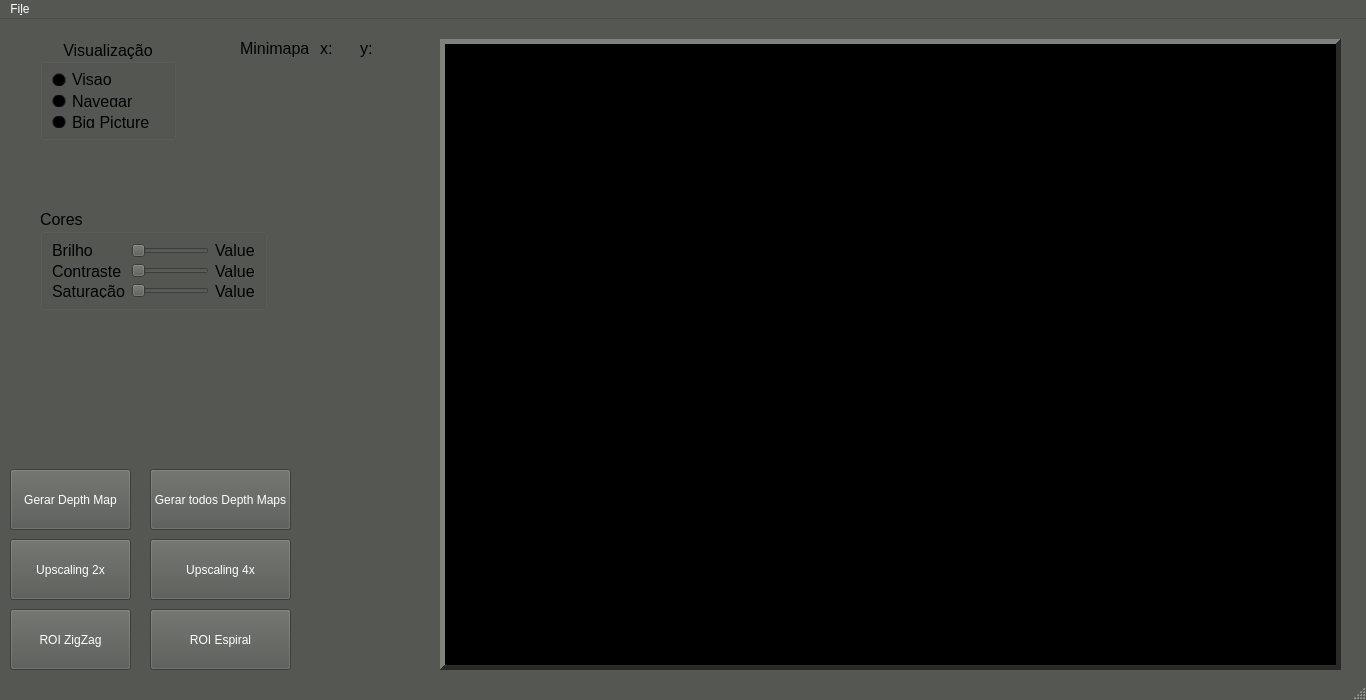
<?xml version="1.0" encoding="UTF-8"?>
<ui version="4.0">
 <class>MainWindow</class>
 <widget class="QMainWindow" name="MainWindow">
  <property name="geometry">
   <rect>
    <x>0</x>
    <y>0</y>
    <width>1366</width>
    <height>700</height>
   </rect>
  </property>
  <property name="palette">
   <palette>
    <active>
     <colorrole role="WindowText">
      <brush brushstyle="SolidPattern">
       <color alpha="255">
        <red>255</red>
        <green>255</green>
        <blue>255</blue>
       </color>
      </brush>
     </colorrole>
     <colorrole role="Button">
      <brush brushstyle="SolidPattern">
       <color alpha="255">
        <red>85</red>
        <green>87</green>
        <blue>83</blue>
       </color>
      </brush>
     </colorrole>
     <colorrole role="Light">
      <brush brushstyle="SolidPattern">
       <color alpha="255">
        <red>127</red>
        <green>131</green>
        <blue>124</blue>
       </color>
      </brush>
     </colorrole>
     <colorrole role="Midlight">
      <brush brushstyle="SolidPattern">
       <color alpha="255">
        <red>106</red>
        <green>109</green>
        <blue>103</blue>
       </color>
      </brush>
     </colorrole>
     <colorrole role="Dark">
      <brush brushstyle="SolidPattern">
       <color alpha="255">
        <red>42</red>
        <green>43</green>
        <blue>41</blue>
       </color>
      </brush>
     </colorrole>
     <colorrole role="Mid">
      <brush brushstyle="SolidPattern">
       <color alpha="255">
        <red>56</red>
        <green>58</green>
        <blue>55</blue>
       </color>
      </brush>
     </colorrole>
     <colorrole role="Text">
      <brush brushstyle="SolidPattern">
       <color alpha="255">
        <red>255</red>
        <green>255</green>
        <blue>255</blue>
       </color>
      </brush>
     </colorrole>
     <colorrole role="BrightText">
      <brush brushstyle="SolidPattern">
       <color alpha="255">
        <red>255</red>
        <green>255</green>
        <blue>255</blue>
       </color>
      </brush>
     </colorrole>
     <colorrole role="ButtonText">
      <brush brushstyle="SolidPattern">
       <color alpha="255">
        <red>255</red>
        <green>255</green>
        <blue>255</blue>
       </color>
      </brush>
     </colorrole>
     <colorrole role="Base">
      <brush brushstyle="SolidPattern">
       <color alpha="255">
        <red>0</red>
        <green>0</green>
        <blue>0</blue>
       </color>
      </brush>
     </colorrole>
     <colorrole role="Window">
      <brush brushstyle="SolidPattern">
       <color alpha="255">
        <red>85</red>
        <green>87</green>
        <blue>83</blue>
       </color>
      </brush>
     </colorrole>
     <colorrole role="Shadow">
      <brush brushstyle="SolidPattern">
       <color alpha="255">
        <red>0</red>
        <green>0</green>
        <blue>0</blue>
       </color>
      </brush>
     </colorrole>
     <colorrole role="AlternateBase">
      <brush brushstyle="SolidPattern">
       <color alpha="255">
        <red>42</red>
        <green>43</green>
        <blue>41</blue>
       </color>
      </brush>
     </colorrole>
     <colorrole role="ToolTipBase">
      <brush brushstyle="SolidPattern">
       <color alpha="255">
        <red>255</red>
        <green>255</green>
        <blue>220</blue>
       </color>
      </brush>
     </colorrole>
     <colorrole role="ToolTipText">
      <brush brushstyle="SolidPattern">
       <color alpha="255">
        <red>0</red>
        <green>0</green>
        <blue>0</blue>
       </color>
      </brush>
     </colorrole>
    </active>
    <inactive>
     <colorrole role="WindowText">
      <brush brushstyle="SolidPattern">
       <color alpha="255">
        <red>255</red>
        <green>255</green>
        <blue>255</blue>
       </color>
      </brush>
     </colorrole>
     <colorrole role="Button">
      <brush brushstyle="SolidPattern">
       <color alpha="255">
        <red>85</red>
        <green>87</green>
        <blue>83</blue>
       </color>
      </brush>
     </colorrole>
     <colorrole role="Light">
      <brush brushstyle="SolidPattern">
       <color alpha="255">
        <red>127</red>
        <green>131</green>
        <blue>124</blue>
       </color>
      </brush>
     </colorrole>
     <colorrole role="Midlight">
      <brush brushstyle="SolidPattern">
       <color alpha="255">
        <red>106</red>
        <green>109</green>
        <blue>103</blue>
       </color>
      </brush>
     </colorrole>
     <colorrole role="Dark">
      <brush brushstyle="SolidPattern">
       <color alpha="255">
        <red>42</red>
        <green>43</green>
        <blue>41</blue>
       </color>
      </brush>
     </colorrole>
     <colorrole role="Mid">
      <brush brushstyle="SolidPattern">
       <color alpha="255">
        <red>56</red>
        <green>58</green>
        <blue>55</blue>
       </color>
      </brush>
     </colorrole>
     <colorrole role="Text">
      <brush brushstyle="SolidPattern">
       <color alpha="255">
        <red>255</red>
        <green>255</green>
        <blue>255</blue>
       </color>
      </brush>
     </colorrole>
     <colorrole role="BrightText">
      <brush brushstyle="SolidPattern">
       <color alpha="255">
        <red>255</red>
        <green>255</green>
        <blue>255</blue>
       </color>
      </brush>
     </colorrole>
     <colorrole role="ButtonText">
      <brush brushstyle="SolidPattern">
       <color alpha="255">
        <red>255</red>
        <green>255</green>
        <blue>255</blue>
       </color>
      </brush>
     </colorrole>
     <colorrole role="Base">
      <brush brushstyle="SolidPattern">
       <color alpha="255">
        <red>0</red>
        <green>0</green>
        <blue>0</blue>
       </color>
      </brush>
     </colorrole>
     <colorrole role="Window">
      <brush brushstyle="SolidPattern">
       <color alpha="255">
        <red>85</red>
        <green>87</green>
        <blue>83</blue>
       </color>
      </brush>
     </colorrole>
     <colorrole role="Shadow">
      <brush brushstyle="SolidPattern">
       <color alpha="255">
        <red>0</red>
        <green>0</green>
        <blue>0</blue>
       </color>
      </brush>
     </colorrole>
     <colorrole role="AlternateBase">
      <brush brushstyle="SolidPattern">
       <color alpha="255">
        <red>42</red>
        <green>43</green>
        <blue>41</blue>
       </color>
      </brush>
     </colorrole>
     <colorrole role="ToolTipBase">
      <brush brushstyle="SolidPattern">
       <color alpha="255">
        <red>255</red>
        <green>255</green>
        <blue>220</blue>
       </color>
      </brush>
     </colorrole>
     <colorrole role="ToolTipText">
      <brush brushstyle="SolidPattern">
       <color alpha="255">
        <red>0</red>
        <green>0</green>
        <blue>0</blue>
       </color>
      </brush>
     </colorrole>
    </inactive>
    <disabled>
     <colorrole role="WindowText">
      <brush brushstyle="SolidPattern">
       <color alpha="255">
        <red>42</red>
        <green>43</green>
        <blue>41</blue>
       </color>
      </brush>
     </colorrole>
     <colorrole role="Button">
      <brush brushstyle="SolidPattern">
       <color alpha="255">
        <red>85</red>
        <green>87</green>
        <blue>83</blue>
       </color>
      </brush>
     </colorrole>
     <colorrole role="Light">
      <brush brushstyle="SolidPattern">
       <color alpha="255">
        <red>127</red>
        <green>131</green>
        <blue>124</blue>
       </color>
      </brush>
     </colorrole>
     <colorrole role="Midlight">
      <brush brushstyle="SolidPattern">
       <color alpha="255">
        <red>106</red>
        <green>109</green>
        <blue>103</blue>
       </color>
      </brush>
     </colorrole>
     <colorrole role="Dark">
      <brush brushstyle="SolidPattern">
       <color alpha="255">
        <red>42</red>
        <green>43</green>
        <blue>41</blue>
       </color>
      </brush>
     </colorrole>
     <colorrole role="Mid">
      <brush brushstyle="SolidPattern">
       <color alpha="255">
        <red>56</red>
        <green>58</green>
        <blue>55</blue>
       </color>
      </brush>
     </colorrole>
     <colorrole role="Text">
      <brush brushstyle="SolidPattern">
       <color alpha="255">
        <red>42</red>
        <green>43</green>
        <blue>41</blue>
       </color>
      </brush>
     </colorrole>
     <colorrole role="BrightText">
      <brush brushstyle="SolidPattern">
       <color alpha="255">
        <red>255</red>
        <green>255</green>
        <blue>255</blue>
       </color>
      </brush>
     </colorrole>
     <colorrole role="ButtonText">
      <brush brushstyle="SolidPattern">
       <color alpha="255">
        <red>42</red>
        <green>43</green>
        <blue>41</blue>
       </color>
      </brush>
     </colorrole>
     <colorrole role="Base">
      <brush brushstyle="SolidPattern">
       <color alpha="255">
        <red>85</red>
        <green>87</green>
        <blue>83</blue>
       </color>
      </brush>
     </colorrole>
     <colorrole role="Window">
      <brush brushstyle="SolidPattern">
       <color alpha="255">
        <red>85</red>
        <green>87</green>
        <blue>83</blue>
       </color>
      </brush>
     </colorrole>
     <colorrole role="Shadow">
      <brush brushstyle="SolidPattern">
       <color alpha="255">
        <red>0</red>
        <green>0</green>
        <blue>0</blue>
       </color>
      </brush>
     </colorrole>
     <colorrole role="AlternateBase">
      <brush brushstyle="SolidPattern">
       <color alpha="255">
        <red>85</red>
        <green>87</green>
        <blue>83</blue>
       </color>
      </brush>
     </colorrole>
     <colorrole role="ToolTipBase">
      <brush brushstyle="SolidPattern">
       <color alpha="255">
        <red>255</red>
        <green>255</green>
        <blue>220</blue>
       </color>
      </brush>
     </colorrole>
     <colorrole role="ToolTipText">
      <brush brushstyle="SolidPattern">
       <color alpha="255">
        <red>0</red>
        <green>0</green>
        <blue>0</blue>
       </color>
      </brush>
     </colorrole>
    </disabled>
   </palette>
  </property>
  <property name="windowTitle">
   <string>MainWindow</string>
  </property>
  <widget class="QWidget" name="centralwidget">
   <property name="enabled">
    <bool>true</bool>
   </property>
   <property name="palette">
    <palette>
     <active>
      <colorrole role="WindowText">
       <brush brushstyle="SolidPattern">
        <color alpha="255">
         <red>0</red>
         <green>0</green>
         <blue>0</blue>
        </color>
       </brush>
      </colorrole>
      <colorrole role="Button">
       <brush brushstyle="SolidPattern">
        <color alpha="255">
         <red>85</red>
         <green>87</green>
         <blue>83</blue>
        </color>
       </brush>
      </colorrole>
      <colorrole role="Light">
       <brush brushstyle="SolidPattern">
        <color alpha="255">
         <red>127</red>
         <green>131</green>
         <blue>124</blue>
        </color>
       </brush>
      </colorrole>
      <colorrole role="Midlight">
       <brush brushstyle="SolidPattern">
        <color alpha="255">
         <red>106</red>
         <green>109</green>
         <blue>103</blue>
        </color>
       </brush>
      </colorrole>
      <colorrole role="Dark">
       <brush brushstyle="SolidPattern">
        <color alpha="255">
         <red>42</red>
         <green>43</green>
         <blue>41</blue>
        </color>
       </brush>
      </colorrole>
      <colorrole role="Mid">
       <brush brushstyle="SolidPattern">
        <color alpha="255">
         <red>56</red>
         <green>58</green>
         <blue>55</blue>
        </color>
       </brush>
      </colorrole>
      <colorrole role="Text">
       <brush brushstyle="SolidPattern">
        <color alpha="255">
         <red>255</red>
         <green>255</green>
         <blue>255</blue>
        </color>
       </brush>
      </colorrole>
      <colorrole role="BrightText">
       <brush brushstyle="SolidPattern">
        <color alpha="255">
         <red>255</red>
         <green>255</green>
         <blue>255</blue>
        </color>
       </brush>
      </colorrole>
      <colorrole role="ButtonText">
       <brush brushstyle="SolidPattern">
        <color alpha="255">
         <red>255</red>
         <green>255</green>
         <blue>255</blue>
        </color>
       </brush>
      </colorrole>
      <colorrole role="Base">
       <brush brushstyle="SolidPattern">
        <color alpha="255">
         <red>0</red>
         <green>0</green>
         <blue>0</blue>
        </color>
       </brush>
      </colorrole>
      <colorrole role="Window">
       <brush brushstyle="SolidPattern">
        <color alpha="255">
         <red>85</red>
         <green>87</green>
         <blue>83</blue>
        </color>
       </brush>
      </colorrole>
      <colorrole role="Shadow">
       <brush brushstyle="SolidPattern">
        <color alpha="255">
         <red>0</red>
         <green>0</green>
         <blue>0</blue>
        </color>
       </brush>
      </colorrole>
      <colorrole role="AlternateBase">
       <brush brushstyle="SolidPattern">
        <color alpha="255">
         <red>42</red>
         <green>43</green>
         <blue>41</blue>
        </color>
       </brush>
      </colorrole>
      <colorrole role="ToolTipBase">
       <brush brushstyle="SolidPattern">
        <color alpha="255">
         <red>255</red>
         <green>255</green>
         <blue>220</blue>
        </color>
       </brush>
      </colorrole>
      <colorrole role="ToolTipText">
       <brush brushstyle="SolidPattern">
        <color alpha="255">
         <red>0</red>
         <green>0</green>
         <blue>0</blue>
        </color>
       </brush>
      </colorrole>
     </active>
     <inactive>
      <colorrole role="WindowText">
       <brush brushstyle="SolidPattern">
        <color alpha="255">
         <red>0</red>
         <green>0</green>
         <blue>0</blue>
        </color>
       </brush>
      </colorrole>
      <colorrole role="Button">
       <brush brushstyle="SolidPattern">
        <color alpha="255">
         <red>85</red>
         <green>87</green>
         <blue>83</blue>
        </color>
       </brush>
      </colorrole>
      <colorrole role="Light">
       <brush brushstyle="SolidPattern">
        <color alpha="255">
         <red>127</red>
         <green>131</green>
         <blue>124</blue>
        </color>
       </brush>
      </colorrole>
      <colorrole role="Midlight">
       <brush brushstyle="SolidPattern">
        <color alpha="255">
         <red>106</red>
         <green>109</green>
         <blue>103</blue>
        </color>
       </brush>
      </colorrole>
      <colorrole role="Dark">
       <brush brushstyle="SolidPattern">
        <color alpha="255">
         <red>42</red>
         <green>43</green>
         <blue>41</blue>
        </color>
       </brush>
      </colorrole>
      <colorrole role="Mid">
       <brush brushstyle="SolidPattern">
        <color alpha="255">
         <red>56</red>
         <green>58</green>
         <blue>55</blue>
        </color>
       </brush>
      </colorrole>
      <colorrole role="Text">
       <brush brushstyle="SolidPattern">
        <color alpha="255">
         <red>255</red>
         <green>255</green>
         <blue>255</blue>
        </color>
       </brush>
      </colorrole>
      <colorrole role="BrightText">
       <brush brushstyle="SolidPattern">
        <color alpha="255">
         <red>255</red>
         <green>255</green>
         <blue>255</blue>
        </color>
       </brush>
      </colorrole>
      <colorrole role="ButtonText">
       <brush brushstyle="SolidPattern">
        <color alpha="255">
         <red>255</red>
         <green>255</green>
         <blue>255</blue>
        </color>
       </brush>
      </colorrole>
      <colorrole role="Base">
       <brush brushstyle="SolidPattern">
        <color alpha="255">
         <red>0</red>
         <green>0</green>
         <blue>0</blue>
        </color>
       </brush>
      </colorrole>
      <colorrole role="Window">
       <brush brushstyle="SolidPattern">
        <color alpha="255">
         <red>85</red>
         <green>87</green>
         <blue>83</blue>
        </color>
       </brush>
      </colorrole>
      <colorrole role="Shadow">
       <brush brushstyle="SolidPattern">
        <color alpha="255">
         <red>0</red>
         <green>0</green>
         <blue>0</blue>
        </color>
       </brush>
      </colorrole>
      <colorrole role="AlternateBase">
       <brush brushstyle="SolidPattern">
        <color alpha="255">
         <red>42</red>
         <green>43</green>
         <blue>41</blue>
        </color>
       </brush>
      </colorrole>
      <colorrole role="ToolTipBase">
       <brush brushstyle="SolidPattern">
        <color alpha="255">
         <red>255</red>
         <green>255</green>
         <blue>220</blue>
        </color>
       </brush>
      </colorrole>
      <colorrole role="ToolTipText">
       <brush brushstyle="SolidPattern">
        <color alpha="255">
         <red>0</red>
         <green>0</green>
         <blue>0</blue>
        </color>
       </brush>
      </colorrole>
     </inactive>
     <disabled>
      <colorrole role="WindowText">
       <brush brushstyle="SolidPattern">
        <color alpha="255">
         <red>42</red>
         <green>43</green>
         <blue>41</blue>
        </color>
       </brush>
      </colorrole>
      <colorrole role="Button">
       <brush brushstyle="SolidPattern">
        <color alpha="255">
         <red>85</red>
         <green>87</green>
         <blue>83</blue>
        </color>
       </brush>
      </colorrole>
      <colorrole role="Light">
       <brush brushstyle="SolidPattern">
        <color alpha="255">
         <red>127</red>
         <green>131</green>
         <blue>124</blue>
        </color>
       </brush>
      </colorrole>
      <colorrole role="Midlight">
       <brush brushstyle="SolidPattern">
        <color alpha="255">
         <red>106</red>
         <green>109</green>
         <blue>103</blue>
        </color>
       </brush>
      </colorrole>
      <colorrole role="Dark">
       <brush brushstyle="SolidPattern">
        <color alpha="255">
         <red>42</red>
         <green>43</green>
         <blue>41</blue>
        </color>
       </brush>
      </colorrole>
      <colorrole role="Mid">
       <brush brushstyle="SolidPattern">
        <color alpha="255">
         <red>56</red>
         <green>58</green>
         <blue>55</blue>
        </color>
       </brush>
      </colorrole>
      <colorrole role="Text">
       <brush brushstyle="SolidPattern">
        <color alpha="255">
         <red>42</red>
         <green>43</green>
         <blue>41</blue>
        </color>
       </brush>
      </colorrole>
      <colorrole role="BrightText">
       <brush brushstyle="SolidPattern">
        <color alpha="255">
         <red>255</red>
         <green>255</green>
         <blue>255</blue>
        </color>
       </brush>
      </colorrole>
      <colorrole role="ButtonText">
       <brush brushstyle="SolidPattern">
        <color alpha="255">
         <red>42</red>
         <green>43</green>
         <blue>41</blue>
        </color>
       </brush>
      </colorrole>
      <colorrole role="Base">
       <brush brushstyle="SolidPattern">
        <color alpha="255">
         <red>85</red>
         <green>87</green>
         <blue>83</blue>
        </color>
       </brush>
      </colorrole>
      <colorrole role="Window">
       <brush brushstyle="SolidPattern">
        <color alpha="255">
         <red>85</red>
         <green>87</green>
         <blue>83</blue>
        </color>
       </brush>
      </colorrole>
      <colorrole role="Shadow">
       <brush brushstyle="SolidPattern">
        <color alpha="255">
         <red>0</red>
         <green>0</green>
         <blue>0</blue>
        </color>
       </brush>
      </colorrole>
      <colorrole role="AlternateBase">
       <brush brushstyle="SolidPattern">
        <color alpha="255">
         <red>85</red>
         <green>87</green>
         <blue>83</blue>
        </color>
       </brush>
      </colorrole>
      <colorrole role="ToolTipBase">
       <brush brushstyle="SolidPattern">
        <color alpha="255">
         <red>255</red>
         <green>255</green>
         <blue>220</blue>
        </color>
       </brush>
      </colorrole>
      <colorrole role="ToolTipText">
       <brush brushstyle="SolidPattern">
        <color alpha="255">
         <red>0</red>
         <green>0</green>
         <blue>0</blue>
        </color>
       </brush>
      </colorrole>
     </disabled>
    </palette>
   </property>
   <widget class="QLabel" name="label">
    <property name="geometry">
     <rect>
      <x>440</x>
      <y>20</y>
      <width>901</width>
      <height>631</height>
     </rect>
    </property>
    <property name="palette">
     <palette>
      <active>
       <colorrole role="Base">
        <brush brushstyle="SolidPattern">
         <color alpha="255">
          <red>0</red>
          <green>0</green>
          <blue>0</blue>
         </color>
        </brush>
       </colorrole>
       <colorrole role="Window">
        <brush brushstyle="SolidPattern">
         <color alpha="255">
          <red>0</red>
          <green>0</green>
          <blue>0</blue>
         </color>
        </brush>
       </colorrole>
      </active>
      <inactive>
       <colorrole role="Base">
        <brush brushstyle="SolidPattern">
         <color alpha="255">
          <red>0</red>
          <green>0</green>
          <blue>0</blue>
         </color>
        </brush>
       </colorrole>
       <colorrole role="Window">
        <brush brushstyle="SolidPattern">
         <color alpha="255">
          <red>0</red>
          <green>0</green>
          <blue>0</blue>
         </color>
        </brush>
       </colorrole>
      </inactive>
      <disabled>
       <colorrole role="Base">
        <brush brushstyle="SolidPattern">
         <color alpha="255">
          <red>0</red>
          <green>0</green>
          <blue>0</blue>
         </color>
        </brush>
       </colorrole>
       <colorrole role="Window">
        <brush brushstyle="SolidPattern">
         <color alpha="255">
          <red>0</red>
          <green>0</green>
          <blue>0</blue>
         </color>
        </brush>
       </colorrole>
      </disabled>
     </palette>
    </property>
    <property name="cursor">
     <cursorShape>CrossCursor</cursorShape>
    </property>
    <property name="mouseTracking">
     <bool>true</bool>
    </property>
    <property name="focusPolicy">
     <enum>Qt::NoFocus</enum>
    </property>
    <property name="autoFillBackground">
     <bool>true</bool>
    </property>
    <property name="frameShape">
     <enum>QFrame::Panel</enum>
    </property>
    <property name="frameShadow">
     <enum>QFrame::Raised</enum>
    </property>
    <property name="lineWidth">
     <number>5</number>
    </property>
    <property name="text">
     <string/>
    </property>
    <property name="alignment">
     <set>Qt::AlignCenter</set>
    </property>
    <property name="margin">
     <number>0</number>
    </property>
    <property name="indent">
     <number>0</number>
    </property>
   </widget>
   <widget class="QGroupBox" name="groupBox">
    <property name="geometry">
     <rect>
      <x>40</x>
      <y>20</y>
      <width>136</width>
      <height>101</height>
     </rect>
    </property>
    <property name="font">
     <font>
      <pointsize>12</pointsize>
      <weight>50</weight>
      <bold>false</bold>
      <kerning>true</kerning>
     </font>
    </property>
    <property name="layoutDirection">
     <enum>Qt::LeftToRight</enum>
    </property>
    <property name="autoFillBackground">
     <bool>false</bool>
    </property>
    <property name="title">
     <string>Visualização</string>
    </property>
    <property name="alignment">
     <set>Qt::AlignCenter</set>
    </property>
    <property name="flat">
     <bool>false</bool>
    </property>
    <property name="checkable">
     <bool>false</bool>
    </property>
    <layout class="QVBoxLayout" name="verticalLayout">
     <property name="spacing">
      <number>9</number>
     </property>
     <property name="rightMargin">
      <number>9</number>
     </property>
     <item>
      <widget class="QRadioButton" name="radioButton_2">
       <property name="text">
        <string>Visao</string>
       </property>
      </widget>
     </item>
     <item>
      <widget class="QRadioButton" name="radioButton">
       <property name="text">
        <string>&amp;Navegar</string>
       </property>
      </widget>
     </item>
     <item>
      <widget class="QRadioButton" name="radioButton_3">
       <property name="text">
        <string>Bi&amp;g Picture</string>
       </property>
      </widget>
     </item>
    </layout>
   </widget>
   <widget class="QGroupBox" name="groupBox_2">
    <property name="geometry">
     <rect>
      <x>40</x>
      <y>190</y>
      <width>227</width>
      <height>101</height>
     </rect>
    </property>
    <property name="font">
     <font>
      <pointsize>12</pointsize>
     </font>
    </property>
    <property name="title">
     <string>Cores</string>
    </property>
    <layout class="QGridLayout" name="gridLayout">
     <item row="0" column="0">
      <widget class="QLabel" name="label_2">
       <property name="text">
        <string>Brilho</string>
       </property>
      </widget>
     </item>
     <item row="0" column="1">
      <widget class="QSlider" name="horizontalSlider">
       <property name="cursor">
        <cursorShape>SplitHCursor</cursorShape>
       </property>
       <property name="mouseTracking">
        <bool>true</bool>
       </property>
       <property name="orientation">
        <enum>Qt::Horizontal</enum>
       </property>
      </widget>
     </item>
     <item row="0" column="2">
      <widget class="QLabel" name="label_3">
       <property name="text">
        <string>Value</string>
       </property>
      </widget>
     </item>
     <item row="1" column="0">
      <widget class="QLabel" name="label_4">
       <property name="text">
        <string>Contraste</string>
       </property>
      </widget>
     </item>
     <item row="1" column="1">
      <widget class="QSlider" name="horizontalSlider_2">
       <property name="orientation">
        <enum>Qt::Horizontal</enum>
       </property>
      </widget>
     </item>
     <item row="1" column="2">
      <widget class="QLabel" name="label_5">
       <property name="text">
        <string>Value</string>
       </property>
      </widget>
     </item>
     <item row="2" column="0">
      <widget class="QLabel" name="label_6">
       <property name="text">
        <string>Saturação</string>
       </property>
      </widget>
     </item>
     <item row="2" column="1">
      <widget class="QSlider" name="horizontalSlider_3">
       <property name="orientation">
        <enum>Qt::Horizontal</enum>
       </property>
      </widget>
     </item>
     <item row="2" column="2">
      <widget class="QLabel" name="label_7">
       <property name="text">
        <string>Value</string>
       </property>
      </widget>
     </item>
    </layout>
   </widget>
   <widget class="QPushButton" name="pushButton">
    <property name="geometry">
     <rect>
      <x>10</x>
      <y>450</y>
      <width>121</width>
      <height>61</height>
     </rect>
    </property>
    <property name="text">
     <string>Gerar Depth Map</string>
    </property>
   </widget>
   <widget class="QPushButton" name="pushButton_2">
    <property name="geometry">
     <rect>
      <x>150</x>
      <y>450</y>
      <width>141</width>
      <height>61</height>
     </rect>
    </property>
    <property name="text">
     <string>Gerar todos Depth Maps</string>
    </property>
   </widget>
   <widget class="QPushButton" name="pushButton_3">
    <property name="geometry">
     <rect>
      <x>10</x>
      <y>520</y>
      <width>121</width>
      <height>61</height>
     </rect>
    </property>
    <property name="text">
     <string>Upscaling 2x</string>
    </property>
   </widget>
   <widget class="QPushButton" name="pushButton_4">
    <property name="geometry">
     <rect>
      <x>150</x>
      <y>520</y>
      <width>141</width>
      <height>61</height>
     </rect>
    </property>
    <property name="text">
     <string>Upscaling 4x</string>
    </property>
   </widget>
   <widget class="QPushButton" name="pushButton_5">
    <property name="geometry">
     <rect>
      <x>150</x>
      <y>590</y>
      <width>141</width>
      <height>61</height>
     </rect>
    </property>
    <property name="text">
     <string>ROI Espiral</string>
    </property>
   </widget>
   <widget class="QPushButton" name="pushButton_6">
    <property name="geometry">
     <rect>
      <x>10</x>
      <y>590</y>
      <width>121</width>
      <height>61</height>
     </rect>
    </property>
    <property name="text">
     <string>ROI ZigZag</string>
    </property>
   </widget>
   <widget class="QCheckBox" name="checkBox">
    <property name="geometry">
     <rect>
      <x>20</x>
      <y>680</y>
      <width>261</width>
      <height>23</height>
     </rect>
    </property>
    <property name="text">
     <string>Foco Seletivo</string>
    </property>
   </widget>
   <widget class="QLabel" name="label_8">
    <property name="geometry">
     <rect>
      <x>240</x>
      <y>20</y>
      <width>81</width>
      <height>18</height>
     </rect>
    </property>
    <property name="font">
     <font>
      <pointsize>12</pointsize>
     </font>
    </property>
    <property name="text">
     <string>Minimapa</string>
    </property>
   </widget>
   <widget class="QLabel" name="l_ang_hoz">
    <property name="geometry">
     <rect>
      <x>320</x>
      <y>20</y>
      <width>58</width>
      <height>18</height>
     </rect>
    </property>
    <property name="font">
     <font>
      <pointsize>12</pointsize>
     </font>
    </property>
    <property name="text">
     <string>x:</string>
    </property>
   </widget>
   <widget class="QLabel" name="l_ang_ver">
    <property name="geometry">
     <rect>
      <x>360</x>
      <y>20</y>
      <width>58</width>
      <height>18</height>
     </rect>
    </property>
    <property name="font">
     <font>
      <pointsize>12</pointsize>
     </font>
    </property>
    <property name="text">
     <string>y:</string>
    </property>
   </widget>
  </widget>
  <widget class="QMenuBar" name="menubar">
   <property name="geometry">
    <rect>
     <x>0</x>
     <y>0</y>
     <width>1366</width>
     <height>22</height>
    </rect>
   </property>
   <widget class="QMenu" name="menuFile">
    <property name="title">
     <string>Fi&amp;le</string>
    </property>
    <addaction name="actionOpen"/>
   </widget>
   <addaction name="menuFile"/>
  </widget>
  <widget class="QStatusBar" name="statusbar"/>
  <action name="actionOpen">
   <property name="enabled">
    <bool>true</bool>
   </property>
   <property name="text">
    <string>&amp;Open</string>
   </property>
  </action>
 </widget>
 <resources/>
 <connections/>
</ui>
